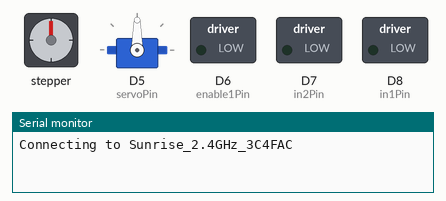
A sketch run on a simulated Arduino Uno R4 WiFi. Parts: stepper motor, servo, switched loads named in the sketch (green lamp = pin HIGH), the last lines printed to the serial monitor. Wiring (inferred from the names in the program): stepper motor (2048 steps per turn assumed): coils D10, D11, D12, D13. WiFi joins after 1.5 s; servers stay silent unless stated; random numbers use the default seed unless the sketch sets one; pins used as bus, display or sensor lines are not drawn.

Above: at 0.1 s.
At 7.6 s:
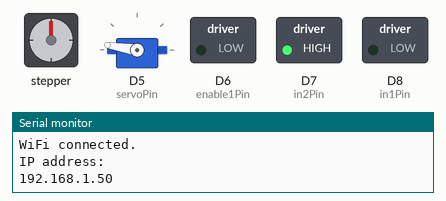
At 14.7 s:
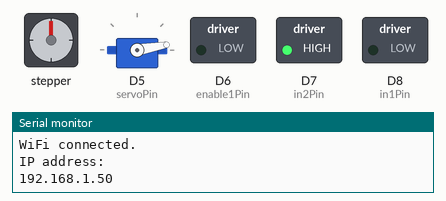
At 21.8 s:
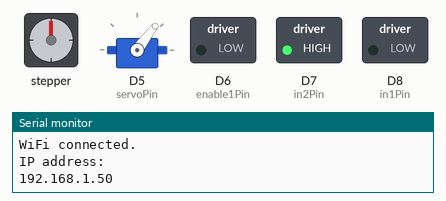
At 29.6 s:
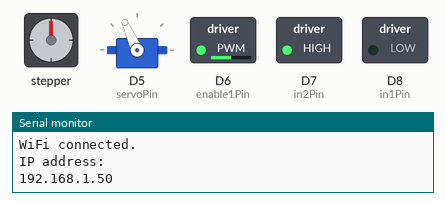
At 36.6 s:
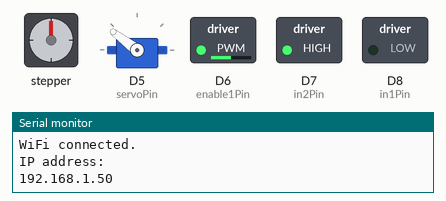
Timing chart, 0 to 40.0 s (numbered marks = the images above):
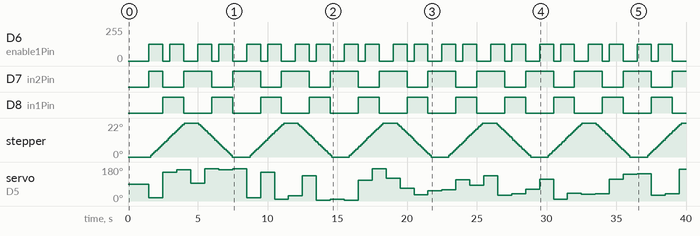

Measured:
- by itself, D6 (enable1Pin): repeats every 3.5 s: 0/255 0.50 s, 127/255 1.0 s, 0/255 1.0 s, 127/255 1.0 s
- by itself, D7 (in2Pin): repeats every 3.5 s: LOW 1.5 s, HIGH 2.0 s
- by itself, D8 (in1Pin): alternates HIGH for 1.5 s and LOW for 2.0 s
- by itself, stepper: turns 22° clockwise in 2.4 s, then 22° counter-clockwise in 2.4 s, repeating every 7.1 s
- by itself, servo on D5 (servoPin): 90° → 18° at 1.5 s, → 152° 1.0 s later, → 165° 1.0 s later, → 95° 1.0 s later, … (39 changes in this stretch)

The sketch:

002_Heater_FreeRTOS.ino
```cpp
#include <Servo.h>
#include <WiFiS3.h>
#include <Arduino_FreeRTOS.h>

int outPorts[] = {13, 12, 11, 10};
int in1Pin = 8;
int in2Pin = 7;
int enable1Pin = 6;
int posservo;
int servoPin = 5;

const char *ssid = "Sunrise_2.4GHz_3C4FAC";
const char *password = "Mp723phn3frd";

int rotationSpeed = 256;
Servo myservo;
WiFiServer server(80);

void TaskStepper(void *pvParameters);
void TaskDC(void *pvParameters);
void TaskServo(void *pvParameters);

void moveSteps(bool dir, int steps, unsigned int ms);
void moveOneStep(bool dir);

void moveServo(int pos);

void driveMotor(boolean dir, int spd);

void setup() {
  Serial.begin(9600);

  for (int i = 0; i < 4; i++) {
    pinMode(outPorts[i], OUTPUT);
  }
  pinMode(in1Pin, OUTPUT);
  pinMode(in2Pin, OUTPUT);
  pinMode(enable1Pin, OUTPUT);
  myservo.attach(servoPin);

  Serial.print("Connecting to ");
  Serial.println(ssid);
  WiFi.begin(ssid, password);

  while (WiFi.status() != WL_CONNECTED) {
    delay(500);
    Serial.print(".");
  }
  Serial.println("\nWiFi Connected! Waiting for DHCP address...");
  while (WiFi.localIP() == IPAddress(0, 0, 0, 0)) {
    delay(10);
    Serial.print(".");
  }
  Serial.println("");
  Serial.println("WiFi connected.");
  Serial.println("IP address: ");
  Serial.println(WiFi.localIP());
  server.begin();

  randomSeed(millis());

  xTaskCreate(TaskStepper, "Stepper", 512, NULL, 1, NULL);
  xTaskCreate(TaskDC, "DC", 256, NULL, 1, NULL);
  xTaskCreate(TaskServo, "Servo", 256, NULL, 1, NULL);

  vTaskStartScheduler();
}

void loop() {
  // Not used once the RTOS scheduler is running.
}

void TaskStepper(void *pvParameters) {
  (void)pvParameters;
  for (;;) {
    moveSteps(false, 2 * 64, 20);
    vTaskDelay(pdMS_TO_TICKS(1000));
    moveSteps(true, 2 * 64, 20);
    vTaskDelay(pdMS_TO_TICKS(1000));
  }
}

void TaskDC(void *pvParameters) {
  (void)pvParameters;
  bool rotationDir = false;
  for (;;) {
    driveMotor(rotationDir, map(rotationSpeed, 0, 512, 0, 255));
    rotationDir = !rotationDir;
    vTaskDelay(pdMS_TO_TICKS(1000));
    driveMotor(rotationDir, map(0, 0, 512, 0, 255));
    vTaskDelay(pdMS_TO_TICKS(500));
    driveMotor(rotationDir, map(rotationSpeed, 0, 512, 0, 255));
    rotationDir = !rotationDir;
    vTaskDelay(pdMS_TO_TICKS(1000));
    driveMotor(rotationDir, map(0, 0, 512, 0, 255));
    vTaskDelay(pdMS_TO_TICKS(1000));
  }
}

void TaskServo(void *pvParameters) {
  (void)pvParameters;
  for (;;) {
    posservo = random(0, 181);
    moveServo(posservo);
    vTaskDelay(pdMS_TO_TICKS(1000));
  }
}

void moveSteps(bool dir, int steps, unsigned int ms) {
  for (int i = 0; i < steps; i++) {
    moveOneStep(dir);
    vTaskDelay(pdMS_TO_TICKS(ms));
  }
}

void moveOneStep(bool dir) {
  static byte out = 0x01;
  if (dir) {
    out = (out << 1);
    if (out > 0x08) out = 0x01;
  } else {
    out = (out >> 1);
    if (out == 0x00) out = 0x08;
  }
  for (int i = 0; i < 4; i++) {
    digitalWrite(outPorts[i], (out & (0x01 << i)) ? HIGH : LOW);
  }
}

void moveServo(int pos) {
  int poslimit = constrain(pos, 0, 180);
  myservo.write(poslimit);
}


void driveMotor(boolean dir, int spd) {
  if (dir) {
    digitalWrite(in1Pin, HIGH);
    digitalWrite(in2Pin, LOW);
  } else {
    digitalWrite(in1Pin, LOW);
    digitalWrite(in2Pin, HIGH);
  }
  analogWrite(enable1Pin, constrain(spd, 0, 255));
}
```
